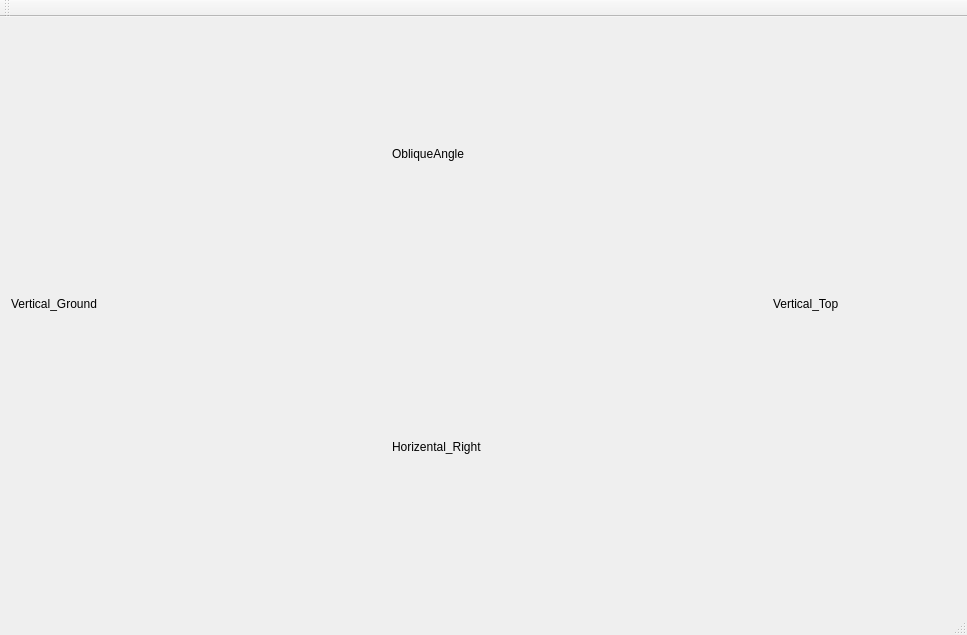
<?xml version="1.0" encoding="UTF-8"?>
<ui version="4.0">
 <class>MainWindow</class>
 <widget class="QMainWindow" name="MainWindow">
  <property name="geometry">
   <rect>
    <x>0</x>
    <y>0</y>
    <width>967</width>
    <height>635</height>
   </rect>
  </property>
  <property name="windowTitle">
   <string>MainWindow</string>
  </property>
  <widget class="QWidget" name="centralWidget">
   <widget class="MovementImage" name="label_VerticalGround">
    <property name="geometry">
     <rect>
      <x>11</x>
      <y>11</y>
      <width>120</width>
      <height>551</height>
     </rect>
    </property>
    <property name="sizePolicy">
     <sizepolicy hsizetype="Expanding" vsizetype="Expanding">
      <horstretch>0</horstretch>
      <verstretch>0</verstretch>
     </sizepolicy>
    </property>
    <property name="text">
     <string>Vertical_Ground</string>
    </property>
   </widget>
   <widget class="QLabel" name="label_ObliqueAngle">
    <property name="geometry">
     <rect>
      <x>392</x>
      <y>11</y>
      <width>96</width>
      <height>251</height>
     </rect>
    </property>
    <property name="sizePolicy">
     <sizepolicy hsizetype="Expanding" vsizetype="Expanding">
      <horstretch>0</horstretch>
      <verstretch>0</verstretch>
     </sizepolicy>
    </property>
    <property name="text">
     <string>ObliqueAngle</string>
    </property>
   </widget>
   <widget class="QLabel" name="label_HorizentalRight">
    <property name="geometry">
     <rect>
      <x>392</x>
      <y>289</y>
      <width>128</width>
      <height>281</height>
     </rect>
    </property>
    <property name="sizePolicy">
     <sizepolicy hsizetype="Expanding" vsizetype="Expanding">
      <horstretch>0</horstretch>
      <verstretch>0</verstretch>
     </sizepolicy>
    </property>
    <property name="text">
     <string>Horizental_Right</string>
    </property>
   </widget>
   <widget class="MovementImage" name="label_VerticalTop">
    <property name="geometry">
     <rect>
      <x>773</x>
      <y>11</y>
      <width>96</width>
      <height>551</height>
     </rect>
    </property>
    <property name="sizePolicy">
     <sizepolicy hsizetype="Expanding" vsizetype="Expanding">
      <horstretch>0</horstretch>
      <verstretch>0</verstretch>
     </sizepolicy>
    </property>
    <property name="text">
     <string>Vertical_Top</string>
    </property>
   </widget>
  </widget>
  <widget class="QMenuBar" name="menuBar">
   <property name="geometry">
    <rect>
     <x>0</x>
     <y>0</y>
     <width>967</width>
     <height>26</height>
    </rect>
   </property>
  </widget>
  <widget class="QToolBar" name="mainToolBar">
   <attribute name="toolBarArea">
    <enum>TopToolBarArea</enum>
   </attribute>
   <attribute name="toolBarBreak">
    <bool>false</bool>
   </attribute>
  </widget>
  <widget class="QStatusBar" name="statusBar"/>
 </widget>
 <layoutdefault spacing="6" margin="11"/>
 <customwidgets>
  <customwidget>
   <class>MovementImage</class>
   <extends>QLabel</extends>
   <header>movementimage.h</header>
  </customwidget>
 </customwidgets>
 <resources/>
 <connections/>
</ui>
